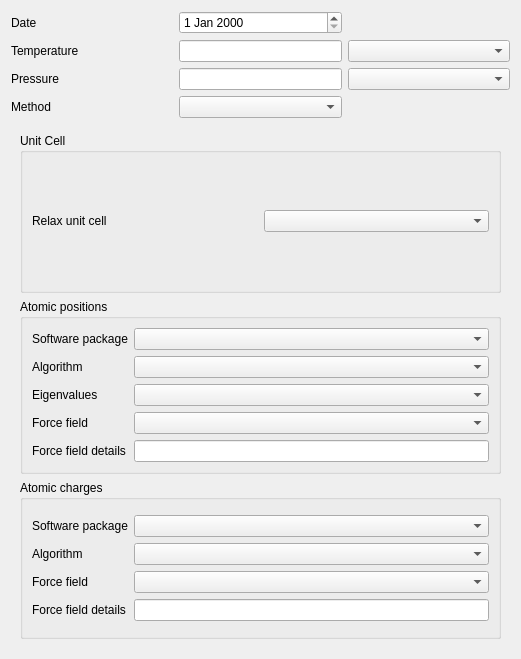
<?xml version="1.0" encoding="UTF-8"?>
<ui version="4.0">
 <class>InfoCreationMainWidget</class>
 <widget class="QWidget" name="InfoCreationMainWidget">
  <property name="geometry">
   <rect>
    <x>0</x>
    <y>0</y>
    <width>521</width>
    <height>659</height>
   </rect>
  </property>
  <property name="windowTitle">
   <string>Form</string>
  </property>
  <layout class="QVBoxLayout" name="verticalLayout">
   <item>
    <layout class="QHBoxLayout" name="horizontalLayout_7">
     <item>
      <layout class="QGridLayout" name="gridLayout" columnstretch="1,1,1">
       <item row="1" column="1">
        <widget class="QLineEdit" name="temperatureLineEdit"/>
       </item>
       <item row="2" column="2">
        <widget class="QComboBox" name="pressureComboBox"/>
       </item>
       <item row="1" column="0">
        <widget class="QLabel" name="label_2">
         <property name="text">
          <string>Temperature</string>
         </property>
        </widget>
       </item>
       <item row="3" column="0">
        <widget class="QLabel" name="label_4">
         <property name="text">
          <string>Method</string>
         </property>
        </widget>
       </item>
       <item row="2" column="0">
        <widget class="QLabel" name="label_3">
         <property name="text">
          <string>Pressure</string>
         </property>
        </widget>
       </item>
       <item row="0" column="1">
        <widget class="QDateEdit" name="creationDateEdit"/>
       </item>
       <item row="0" column="0">
        <widget class="QLabel" name="label">
         <property name="text">
          <string>Date</string>
         </property>
        </widget>
       </item>
       <item row="3" column="1">
        <widget class="QComboBox" name="methodComboBox"/>
       </item>
       <item row="1" column="2">
        <widget class="QComboBox" name="temperatureComboBox"/>
       </item>
       <item row="2" column="1">
        <widget class="QLineEdit" name="pressureLineEdit"/>
       </item>
      </layout>
     </item>
    </layout>
   </item>
   <item>
    <widget class="QStackedWidget" name="stackedWidget">
     <property name="currentIndex">
      <number>0</number>
     </property>
     <widget class="QWidget" name="page">
      <layout class="QVBoxLayout" name="verticalLayout_5">
       <item>
        <widget class="QGroupBox" name="groupBox">
         <property name="title">
          <string>Unit Cell</string>
         </property>
         <layout class="QVBoxLayout" name="verticalLayout_2">
          <item>
           <layout class="QHBoxLayout" name="horizontalLayout_8">
            <item>
             <widget class="QLabel" name="label_5">
              <property name="text">
               <string>Relax unit cell</string>
              </property>
             </widget>
            </item>
            <item>
             <widget class="QComboBox" name="relaxUnitCellComboBox"/>
            </item>
           </layout>
          </item>
         </layout>
        </widget>
       </item>
       <item>
        <widget class="QGroupBox" name="groupBox_2">
         <property name="title">
          <string>Atomic positions</string>
         </property>
         <layout class="QVBoxLayout" name="verticalLayout_3">
          <item>
           <layout class="QGridLayout" name="gridLayout_2">
            <item row="3" column="1">
             <widget class="QComboBox" name="positionsForceFieldComboBox"/>
            </item>
            <item row="1" column="1">
             <widget class="QComboBox" name="positionsAlgorithmComboBox"/>
            </item>
            <item row="2" column="1">
             <widget class="QComboBox" name="positionsEigenvaluesComboBox"/>
            </item>
            <item row="3" column="0">
             <widget class="QLabel" name="label_9">
              <property name="text">
               <string>Force field</string>
              </property>
             </widget>
            </item>
            <item row="0" column="1">
             <widget class="QComboBox" name="positionsSoftwarePackageComboBox"/>
            </item>
            <item row="0" column="0">
             <widget class="QLabel" name="label_6">
              <property name="text">
               <string>Software package</string>
              </property>
             </widget>
            </item>
            <item row="2" column="0">
             <widget class="QLabel" name="label_8">
              <property name="text">
               <string>Eigenvalues</string>
              </property>
             </widget>
            </item>
            <item row="4" column="0">
             <widget class="QLabel" name="label_10">
              <property name="text">
               <string>Force field details</string>
              </property>
             </widget>
            </item>
            <item row="1" column="0">
             <widget class="QLabel" name="label_7">
              <property name="text">
               <string>Algorithm</string>
              </property>
             </widget>
            </item>
            <item row="4" column="1">
             <widget class="QLineEdit" name="positionsForceFieldDetailsLineEdit"/>
            </item>
           </layout>
          </item>
         </layout>
        </widget>
       </item>
       <item>
        <widget class="QGroupBox" name="groupBox_3">
         <property name="title">
          <string>Atomic charges</string>
         </property>
         <layout class="QVBoxLayout" name="verticalLayout_4">
          <item>
           <layout class="QGridLayout" name="gridLayout_3">
            <item row="3" column="1">
             <widget class="QLineEdit" name="chargeForceFieldDetailsLineEdit"/>
            </item>
            <item row="2" column="0">
             <widget class="QLabel" name="label_15">
              <property name="text">
               <string>Force field</string>
              </property>
             </widget>
            </item>
            <item row="0" column="1">
             <widget class="QComboBox" name="chargeSoftwarePackageComboBox"/>
            </item>
            <item row="3" column="0">
             <widget class="QLabel" name="label_12">
              <property name="text">
               <string>Force field details</string>
              </property>
             </widget>
            </item>
            <item row="1" column="0">
             <widget class="QLabel" name="label_11">
              <property name="text">
               <string>Algorithm</string>
              </property>
             </widget>
            </item>
            <item row="0" column="0">
             <widget class="QLabel" name="label_14">
              <property name="text">
               <string>Software package</string>
              </property>
             </widget>
            </item>
            <item row="1" column="1">
             <widget class="QComboBox" name="chargeAlgorithmComboBox"/>
            </item>
            <item row="2" column="1">
             <widget class="QComboBox" name="chargeForceFieldComboBox"/>
            </item>
           </layout>
          </item>
         </layout>
        </widget>
       </item>
      </layout>
     </widget>
     <widget class="QWidget" name="page_2">
      <layout class="QVBoxLayout" name="verticalLayout_6">
       <item>
        <layout class="QGridLayout" name="gridLayout_4">
         <item row="0" column="0">
          <widget class="QLabel" name="label_13">
           <property name="text">
            <string>Radiation type</string>
           </property>
          </widget>
         </item>
         <item row="0" column="1">
          <widget class="QLineEdit" name="lineEdit_7"/>
         </item>
         <item row="1" column="0">
          <widget class="QLabel" name="label_16">
           <property name="text">
            <string>Radiation wavelength</string>
           </property>
          </widget>
         </item>
         <item row="2" column="0">
          <widget class="QLabel" name="label_17">
           <property name="text">
            <string>Measurement Theta</string>
           </property>
          </widget>
         </item>
         <item row="2" column="1">
          <layout class="QHBoxLayout" name="horizontalLayout">
           <item>
            <widget class="QDoubleSpinBox" name="doubleSpinBox">
             <property name="keyboardTracking">
              <bool>false</bool>
             </property>
             <property name="decimals">
              <number>5</number>
             </property>
            </widget>
           </item>
           <item>
            <widget class="QDoubleSpinBox" name="doubleSpinBox_2">
             <property name="keyboardTracking">
              <bool>false</bool>
             </property>
             <property name="decimals">
              <number>5</number>
             </property>
            </widget>
           </item>
          </layout>
         </item>
         <item row="1" column="1">
          <widget class="QDoubleSpinBox" name="doubleSpinBox_14">
           <property name="keyboardTracking">
            <bool>false</bool>
           </property>
           <property name="decimals">
            <number>5</number>
           </property>
          </widget>
         </item>
        </layout>
       </item>
       <item>
        <layout class="QHBoxLayout" name="horizontalLayout_2">
         <item>
          <widget class="QLabel" name="label_18">
           <property name="text">
            <string>Labels</string>
           </property>
          </widget>
         </item>
         <item>
          <widget class="QDoubleSpinBox" name="doubleSpinBox_3"/>
         </item>
         <item>
          <widget class="QDoubleSpinBox" name="doubleSpinBox_4"/>
         </item>
         <item>
          <widget class="QDoubleSpinBox" name="doubleSpinBox_5"/>
         </item>
         <item>
          <widget class="QDoubleSpinBox" name="doubleSpinBox_6"/>
         </item>
         <item>
          <widget class="QDoubleSpinBox" name="doubleSpinBox_7"/>
         </item>
         <item>
          <widget class="QDoubleSpinBox" name="doubleSpinBox_8"/>
         </item>
        </layout>
       </item>
       <item>
        <layout class="QHBoxLayout" name="horizontalLayout_3">
         <item>
          <widget class="QLabel" name="label_19">
           <property name="text">
            <string>Number of reflections</string>
           </property>
          </widget>
         </item>
         <item>
          <widget class="QSpinBox" name="spinBox">
           <property name="maximum">
            <number>9999</number>
           </property>
          </widget>
         </item>
         <item>
          <widget class="QLabel" name="label_20">
           <property name="text">
            <string>Software</string>
           </property>
          </widget>
         </item>
         <item>
          <widget class="QLineEdit" name="lineEdit_9"/>
         </item>
        </layout>
       </item>
       <item>
        <widget class="QPlainTextEdit" name="plainTextEdit">
         <property name="placeholderText">
          <string>Details</string>
         </property>
        </widget>
       </item>
       <item>
        <layout class="QGridLayout" name="gridLayout_5">
         <item row="0" column="0">
          <widget class="QLabel" name="label_21">
           <property name="text">
            <string>Goodness-of-fit F</string>
           </property>
          </widget>
         </item>
         <item row="0" column="1">
          <widget class="QDoubleSpinBox" name="doubleSpinBox_9"/>
         </item>
         <item row="1" column="0">
          <widget class="QLabel" name="label_22">
           <property name="text">
            <string>Final R indices [|&gt;2 sigma(l)|]</string>
           </property>
          </widget>
         </item>
         <item row="1" column="1">
          <widget class="QDoubleSpinBox" name="doubleSpinBox_10"/>
         </item>
         <item row="2" column="0">
          <widget class="QLabel" name="label_23">
           <property name="text">
            <string>R indices (all data)</string>
           </property>
          </widget>
         </item>
         <item row="2" column="1">
          <widget class="QDoubleSpinBox" name="doubleSpinBox_11"/>
         </item>
        </layout>
       </item>
      </layout>
     </widget>
    </widget>
   </item>
  </layout>
 </widget>
 <resources/>
 <connections/>
</ui>
